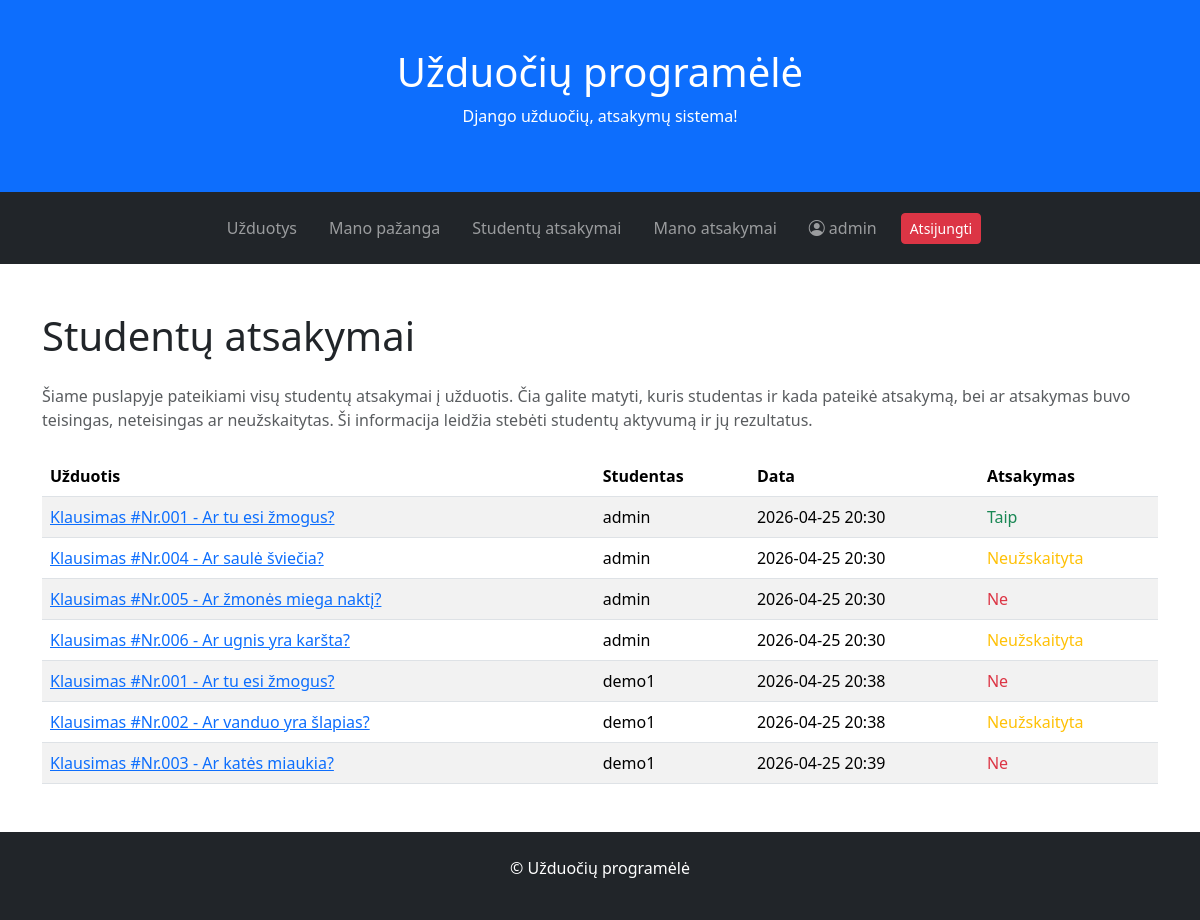
Page /answers/ (signed in) on the committed database.
### tasks/models.py (models this page shows, shortened)
class Answer(models.Model):
    task = models.ForeignKey(to="Task", on_delete=models.CASCADE, verbose_name="Užduotis")
    student = models.ForeignKey(to=User, on_delete=models.CASCADE, verbose_name="Studentas")
    ANSWER_CHOICES = [
        (True, 'Taip'),
        (False, 'Ne'),
    ]
    answer = models.BooleanField("Atsakymas", choices=ANSWER_CHOICES, default=True)
    date = models.DateTimeField("Data", auto_now_add=True)
    def is_correct(self):
        return self.answer == self.task.correct_answer
    class Meta:
        verbose_name = "Atsakymas"
        verbose_name_plural = "Atsakymai"

class Task(models.Model):
    name = models.CharField("Užduotis")
    content = models.TextField("Klausimas")
    teacher = models.ForeignKey(to=User, on_delete=models.CASCADE, verbose_name="Dėstytojas")
    ANSWER_CHOICES = [
        (True, 'Taip'),
        (False, 'Ne'),
    ]
    correct_answer = models.BooleanField("Teisingas atsakymas", choices=ANSWER_CHOICES, default=True)
    deadline = models.DateTimeField("Terminas", null=True, blank=True)
    date = models.DateTimeField("Data", auto_now_add=True)
    photo = models.ImageField("Nuotrauka", upload_to='tasks', null=True, blank=True)
    def is_overdue(self):
        return self.deadline and timezone.now() > self.deadline
    def __str__(self):
        return f"{self.name} - {self.content}"
    class Meta:
        verbose_name = "Uždavinys"
        verbose_name_plural = "Uždaviniai"

### tasks/views.py (the view)
# urls.py: path('answers/', views.AnswerListView.as_view(), name="answers"),
class AnswerListView(LoginRequiredMixin, UserPassesTestMixin, ListView):
    model = Answer
    template_name = "answers.html"
    context_object_name = "answers"
    def test_func(self):
        return self.request.user.is_staff

### tasks/templates/answers.html (shortened to what this page needs)
{% extends 'base.html' %}
{% block content %}
<h1 class="mb-4">Studentų atsakymai</h1>
<p class="text-muted mb-4">
Šiame puslapyje pateikiami visų studentų atsakymai į užduotis.
Čia galite matyti, kuris studentas ir kada pateikė atsakymą,
bei ar atsakymas buvo teisingas, neteisingas ar neužskaitytas.
Ši informacija leidžia stebėti studentų aktyvumą ir jų rezultatus.
</p>
<table class="table table-striped">
    <thead>
        <tr>
            <th>Užduotis</th>
            <th>Studentas</th>
            <th>Data</th>
            <th>Atsakymas</th>
        </tr>
    </thead>
    <tbody>
        {% for answer in answers %}
        <tr>
            <td>
                <a href="{% url 'answer' answer.pk %}">{{ answer.task }}</a>
            </td>
            <td>{{ answer.student }}</td>
            <td>{{ answer.date|date:"Y-m-d H:i" }}</td>
            <td>
                {% if answer.task.is_overdue %}
                    <span class="text-warning">Neužskaityta</span>
                {% elif answer.is_correct %}
                    <span class="text-success">Taip</span>
                {% else %}
                    <span class="text-danger">Ne</span>
                {% endif %}
            </td>
        </tr>
        {% endfor %}
    </tbody>
</table>
{% endblock %}

### tasks/templates/base.html (shortened to what this page needs)
<!DOCTYPE html>
<html lang="lt">
<head>
    {% load static %}
    <link href="https://cdn.jsdelivr.net/npm/bootstrap@5.3.2/dist/css/bootstrap.min.css" rel="stylesheet">
    <link href="https://cdn.jsdelivr.net/npm/bootstrap-icons@1.11.3/font/bootstrap-icons.css" rel="stylesheet">
</head>
<body>
<div class="p-5 bg-primary text-white text-center">
    <h1>Užduočių programėlė</h1>
    <p>Django užduočių, atsakymų sistema!</p>
</div>
<nav class="navbar navbar-expand-sm bg-dark navbar-dark py-3">
    <div class="container-fluid">
        <div class="collapse navbar-collapse" id="mynavbar">
            <ul class="navbar-nav mx-auto gap-3 align-items-center">
                <li class="nav-item">
                    <a class="nav-link" href="{% url 'index' %}">Užduotys</a>
                </li>
                {% if user.is_authenticated %}
                    <li class="nav-item">
                        <a class="nav-link" href="{% url 'stats' %}">Mano pažanga</a>
                    </li>
                    {% if user.is_staff %}
                        <li class="nav-item">
                            <a class="nav-link" href="{% url 'answers' %}">Studentų atsakymai</a>
                        </li>
                    {% endif %}
                    <li class="nav-item">
                        <a class="nav-link" href="{% url 'useranswers' %}">Mano atsakymai</a>
                    </li>
                    <li class="nav-item">
                        <a class="nav-link" href="{% url 'profile' %}">
                            <i class="bi bi-person-circle me-1"></i>{{ user.get_username }}
                        </a>
                    </li>
                    <li class="nav-item">
                        <form method="post" action="{% url 'logout' %}">
                            <button class="btn btn-danger btn-sm" type="submit">Atsijungti</button>
                        </form>
                    </li>
                {% endif %}
            </ul>
        </div>
    </div>
</nav>
<div class="container mt-5">
    {% block content %}{% endblock %}
</div>
<div class="mt-5 p-4 bg-dark text-white text-center">
    <p>© Užduočių programėlė</p>
</div>
</body>
</html>

### rows in the picture
Answer: task "Klausimas #Nr.001 - Ar tu esi žmogus?", student "admin", date "2026-04-25 20:30", answer "Taip"
Answer: task "Klausimas #Nr.004 - Ar saulė šviečia?", student "admin", date "2026-04-25 20:30", shows "Neužskaityta"
Answer: task "Klausimas #Nr.005 - Ar žmonės miega naktį?", student "admin", date "2026-04-25 20:30", answer "Ne"
Answer: task "Klausimas #Nr.006 - Ar ugnis yra karšta?", student "admin", date "2026-04-25 20:30", shows "Neužskaityta"
Answer: task "Klausimas #Nr.001 - Ar tu esi žmogus?", student "demo1", date "2026-04-25 20:38", answer "Ne"
Answer: task "Klausimas #Nr.002 - Ar vanduo yra šlapias?", student "demo1", date "2026-04-25 20:38", shows "Neužskaityta"
Answer: task "Klausimas #Nr.003 - Ar katės miaukia?", student "demo1", date "2026-04-25 20:39", answer "Ne"

### other values in the picture
{{ user.get_username }} "admin"
